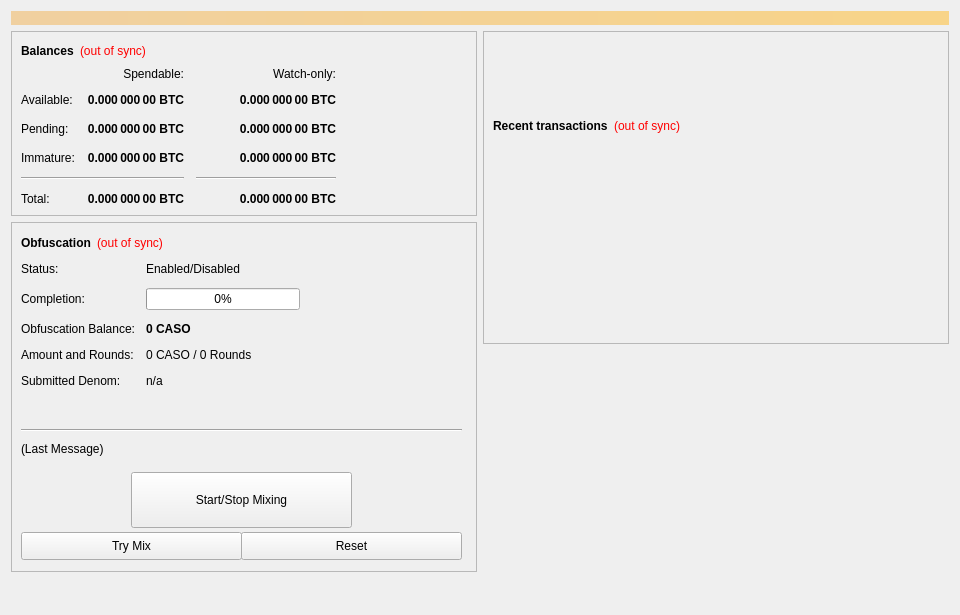
<?xml version="1.0" encoding="UTF-8"?>
<ui version="4.0">
 <class>OverviewPage</class>
 <widget class="QWidget" name="OverviewPage">
  <property name="geometry">
   <rect>
    <x>0</x>
    <y>0</y>
    <width>960</width>
    <height>615</height>
   </rect>
  </property>
  <property name="minimumSize">
   <size>
    <width>960</width>
    <height>0</height>
   </size>
  </property>
  <property name="windowTitle">
   <string>Form</string>
  </property>
  <layout class="QVBoxLayout" name="topLayout">
   <item>
    <widget class="QLabel" name="labelAlerts">
     <property name="visible">
      <bool>false</bool>
     </property>
     <property name="styleSheet">
      <string notr="true">background-color: qlineargradient(x1: 0, y1: 0, x2: 1, y2: 0, stop:0 #F0D0A0, stop:1 #F8D488); color:#000000;</string>
     </property>
     <property name="wordWrap">
      <bool>true</bool>
     </property>
     <property name="margin">
      <number>3</number>
     </property>
    </widget>
   </item>
   <item>
    <layout class="QHBoxLayout" name="horizontalLayout" stretch="1,1">
     <item>
      <layout class="QVBoxLayout" name="verticalLayout_2">
       <item>
        <widget class="QFrame" name="frame">
         <property name="frameShape">
          <enum>QFrame::StyledPanel</enum>
         </property>
         <property name="frameShadow">
          <enum>QFrame::Raised</enum>
         </property>
         <layout class="QVBoxLayout" name="verticalLayout_4">
          <item>
           <layout class="QHBoxLayout" name="horizontalLayout_4">
            <item>
             <widget class="QLabel" name="label_5">
              <property name="font">
               <font>
                <weight>75</weight>
                <bold>true</bold>
               </font>
              </property>
              <property name="text">
               <string>Balances</string>
              </property>
             </widget>
            </item>
            <item>
             <widget class="QLabel" name="labelWalletStatus">
              <property name="cursor">
               <cursorShape>WhatsThisCursor</cursorShape>
              </property>
              <property name="toolTip">
               <string>The displayed information may be out of date. Your wallet automatically synchronizes with the CasoCoin network after a connection is established, but this process has not completed yet.</string>
              </property>
              <property name="styleSheet">
               <string notr="true">QLabel { color: red; }</string>
              </property>
              <property name="text">
               <string notr="true">(out of sync)</string>
              </property>
              <property name="alignment">
               <set>Qt::AlignLeading|Qt::AlignLeft|Qt::AlignVCenter</set>
              </property>
             </widget>
            </item>
            <item>
             <spacer name="horizontalSpacer_3">
              <property name="orientation">
               <enum>Qt::Horizontal</enum>
              </property>
              <property name="sizeHint" stdset="0">
               <size>
                <width>40</width>
                <height>20</height>
               </size>
              </property>
             </spacer>
            </item>
           </layout>
          </item>
          <item>
           <layout class="QGridLayout" name="gridLayout">
            <property name="spacing">
             <number>12</number>
            </property>
            <item row="2" column="2">
             <widget class="QLabel" name="labelWatchPending">
              <property name="font">
               <font>
                <weight>75</weight>
                <bold>true</bold>
               </font>
              </property>
              <property name="cursor">
               <cursorShape>IBeamCursor</cursorShape>
              </property>
              <property name="toolTip">
               <string>Unconfirmed transactions to watch-only addresses</string>
              </property>
              <property name="text">
               <string notr="true">0.000 000 00 BTC</string>
              </property>
              <property name="alignment">
               <set>Qt::AlignRight|Qt::AlignTrailing|Qt::AlignVCenter</set>
              </property>
              <property name="textInteractionFlags">
               <set>Qt::LinksAccessibleByMouse|Qt::TextSelectableByKeyboard|Qt::TextSelectableByMouse</set>
              </property>
             </widget>
            </item>
            <item row="2" column="1">
             <widget class="QLabel" name="labelUnconfirmed">
              <property name="font">
               <font>
                <weight>75</weight>
                <bold>true</bold>
               </font>
              </property>
              <property name="cursor">
               <cursorShape>IBeamCursor</cursorShape>
              </property>
              <property name="toolTip">
               <string>Total of transactions that have yet to be confirmed, and do not yet count toward the spendable balance</string>
              </property>
              <property name="text">
               <string notr="true">0.000 000 00 BTC</string>
              </property>
              <property name="alignment">
               <set>Qt::AlignRight|Qt::AlignTrailing|Qt::AlignVCenter</set>
              </property>
              <property name="textInteractionFlags">
               <set>Qt::LinksAccessibleByMouse|Qt::TextSelectableByKeyboard|Qt::TextSelectableByMouse</set>
              </property>
             </widget>
            </item>
            <item row="3" column="2">
             <widget class="QLabel" name="labelWatchImmature">
              <property name="font">
               <font>
                <weight>75</weight>
                <bold>true</bold>
               </font>
              </property>
              <property name="cursor">
               <cursorShape>IBeamCursor</cursorShape>
              </property>
              <property name="toolTip">
               <string>Staked or masternode rewards in watch-only addresses that has not yet matured</string>
              </property>
              <property name="text">
               <string notr="true">0.000 000 00 BTC</string>
              </property>
              <property name="alignment">
               <set>Qt::AlignRight|Qt::AlignTrailing|Qt::AlignVCenter</set>
              </property>
              <property name="textInteractionFlags">
               <set>Qt::LinksAccessibleByMouse|Qt::TextSelectableByKeyboard|Qt::TextSelectableByMouse</set>
              </property>
             </widget>
            </item>
            <item row="4" column="0" colspan="2">
             <widget class="Line" name="lineSpendableBalance">
              <property name="orientation">
               <enum>Qt::Horizontal</enum>
              </property>
             </widget>
            </item>
            <item row="4" column="2">
             <widget class="Line" name="lineWatchBalance">
              <property name="sizePolicy">
               <sizepolicy hsizetype="Preferred" vsizetype="Fixed">
                <horstretch>0</horstretch>
                <verstretch>0</verstretch>
               </sizepolicy>
              </property>
              <property name="minimumSize">
               <size>
                <width>140</width>
                <height>0</height>
               </size>
              </property>
              <property name="orientation">
               <enum>Qt::Horizontal</enum>
              </property>
             </widget>
            </item>
            <item row="5" column="0">
             <widget class="QLabel" name="labelTotalText">
              <property name="text">
               <string>Total:</string>
              </property>
             </widget>
            </item>
            <item row="3" column="1">
             <widget class="QLabel" name="labelImmature">
              <property name="font">
               <font>
                <weight>75</weight>
                <bold>true</bold>
               </font>
              </property>
              <property name="cursor">
               <cursorShape>IBeamCursor</cursorShape>
              </property>
              <property name="toolTip">
               <string>Staked or masternode rewards that has not yet matured</string>
              </property>
              <property name="text">
               <string notr="true">0.000 000 00 BTC</string>
              </property>
              <property name="alignment">
               <set>Qt::AlignRight|Qt::AlignTrailing|Qt::AlignVCenter</set>
              </property>
              <property name="textInteractionFlags">
               <set>Qt::LinksAccessibleByMouse|Qt::TextSelectableByKeyboard|Qt::TextSelectableByMouse</set>
              </property>
             </widget>
            </item>
            <item row="2" column="3">
             <spacer name="horizontalSpacer_2">
              <property name="orientation">
               <enum>Qt::Horizontal</enum>
              </property>
              <property name="sizeHint" stdset="0">
               <size>
                <width>40</width>
                <height>20</height>
               </size>
              </property>
             </spacer>
            </item>
            <item row="3" column="0">
             <widget class="QLabel" name="labelImmatureText">
              <property name="text">
               <string>Immature:</string>
              </property>
             </widget>
            </item>
            <item row="5" column="1">
             <widget class="QLabel" name="labelTotal">
              <property name="font">
               <font>
                <weight>75</weight>
                <bold>true</bold>
               </font>
              </property>
              <property name="cursor">
               <cursorShape>IBeamCursor</cursorShape>
              </property>
              <property name="toolTip">
               <string>Your current total balance</string>
              </property>
              <property name="text">
               <string notr="true">0.000 000 00 BTC</string>
              </property>
              <property name="alignment">
               <set>Qt::AlignRight|Qt::AlignTrailing|Qt::AlignVCenter</set>
              </property>
              <property name="textInteractionFlags">
               <set>Qt::LinksAccessibleByMouse|Qt::TextSelectableByKeyboard|Qt::TextSelectableByMouse</set>
              </property>
             </widget>
            </item>
            <item row="5" column="2">
             <widget class="QLabel" name="labelWatchTotal">
              <property name="font">
               <font>
                <weight>75</weight>
                <bold>true</bold>
               </font>
              </property>
              <property name="cursor">
               <cursorShape>IBeamCursor</cursorShape>
              </property>
              <property name="toolTip">
               <string>Current total balance in watch-only addresses</string>
              </property>
              <property name="text">
               <string notr="true">0.000 000 00 BTC</string>
              </property>
              <property name="alignment">
               <set>Qt::AlignRight|Qt::AlignTrailing|Qt::AlignVCenter</set>
              </property>
              <property name="textInteractionFlags">
               <set>Qt::LinksAccessibleByMouse|Qt::TextSelectableByKeyboard|Qt::TextSelectableByMouse</set>
              </property>
             </widget>
            </item>
            <item row="0" column="2">
             <widget class="QLabel" name="labelWatchonly">
              <property name="text">
               <string>Watch-only:</string>
              </property>
              <property name="alignment">
               <set>Qt::AlignRight|Qt::AlignTrailing|Qt::AlignVCenter</set>
              </property>
             </widget>
            </item>
            <item row="1" column="0">
             <widget class="QLabel" name="labelBalanceText">
              <property name="text">
               <string>Available:</string>
              </property>
             </widget>
            </item>
            <item row="1" column="1">
             <widget class="QLabel" name="labelBalance">
              <property name="font">
               <font>
                <weight>75</weight>
                <bold>true</bold>
               </font>
              </property>
              <property name="cursor">
               <cursorShape>IBeamCursor</cursorShape>
              </property>
              <property name="toolTip">
               <string>Your current spendable balance</string>
              </property>
              <property name="text">
               <string notr="true">0.000 000 00 BTC</string>
              </property>
              <property name="alignment">
               <set>Qt::AlignRight|Qt::AlignTrailing|Qt::AlignVCenter</set>
              </property>
              <property name="textInteractionFlags">
               <set>Qt::LinksAccessibleByMouse|Qt::TextSelectableByKeyboard|Qt::TextSelectableByMouse</set>
              </property>
             </widget>
            </item>
            <item row="1" column="2">
             <widget class="QLabel" name="labelWatchAvailable">
              <property name="font">
               <font>
                <weight>75</weight>
                <bold>true</bold>
               </font>
              </property>
              <property name="cursor">
               <cursorShape>IBeamCursor</cursorShape>
              </property>
              <property name="toolTip">
               <string>Your current balance in watch-only addresses</string>
              </property>
              <property name="text">
               <string notr="true">0.000 000 00 BTC</string>
              </property>
              <property name="alignment">
               <set>Qt::AlignRight|Qt::AlignTrailing|Qt::AlignVCenter</set>
              </property>
              <property name="textInteractionFlags">
               <set>Qt::LinksAccessibleByMouse|Qt::TextSelectableByKeyboard|Qt::TextSelectableByMouse</set>
              </property>
             </widget>
            </item>
            <item row="2" column="0">
             <widget class="QLabel" name="labelPendingText">
              <property name="text">
               <string>Pending:</string>
              </property>
             </widget>
            </item>
            <item row="0" column="1">
             <widget class="QLabel" name="labelSpendable">
              <property name="text">
               <string>Spendable:</string>
              </property>
              <property name="alignment">
               <set>Qt::AlignRight|Qt::AlignTrailing|Qt::AlignVCenter</set>
              </property>
             </widget>
            </item>
           </layout>
          </item>
         </layout>
        </widget>
       </item>
       <item>
        <widget class="QFrame" name="frameObfuscation">
         <property name="minimumSize">
          <size>
           <width>0</width>
           <height>350</height>
          </size>
         </property>
         <property name="layoutDirection">
          <enum>Qt::LeftToRight</enum>
         </property>
         <property name="frameShape">
          <enum>QFrame::StyledPanel</enum>
         </property>
         <property name="frameShadow">
          <enum>QFrame::Raised</enum>
         </property>
         <widget class="QWidget" name="formLayoutWidget">
          <property name="geometry">
           <rect>
            <x>10</x>
            <y>40</y>
            <width>451</width>
            <height>161</height>
           </rect>
          </property>
          <layout class="QFormLayout" name="formLayout">
           <property name="fieldGrowthPolicy">
            <enum>QFormLayout::AllNonFixedFieldsGrow</enum>
           </property>
           <property name="horizontalSpacing">
            <number>11</number>
           </property>
           <property name="verticalSpacing">
            <number>12</number>
           </property>
           <item row="0" column="0">
            <widget class="QLabel" name="label_6">
             <property name="text">
              <string>Status:</string>
             </property>
            </widget>
           </item>
           <item row="1" column="0">
            <widget class="QLabel" name="label_7">
             <property name="text">
              <string>Completion:</string>
             </property>
            </widget>
           </item>
           <item row="1" column="1">
            <widget class="QProgressBar" name="obfuscationProgress">
             <property name="maximumSize">
              <size>
               <width>154</width>
               <height>16777215</height>
              </size>
             </property>
             <property name="value">
              <number>0</number>
             </property>
            </widget>
           </item>
           <item row="2" column="0">
            <widget class="QLabel" name="labelAnonymizedText">
             <property name="text">
              <string>Obfuscation Balance:</string>
             </property>
            </widget>
           </item>
           <item row="2" column="1">
            <widget class="QLabel" name="labelAnonymized">
             <property name="font">
              <font>
               <weight>75</weight>
               <bold>true</bold>
              </font>
             </property>
             <property name="text">
              <string notr="true">0 CASO</string>
             </property>
            </widget>
           </item>
           <item row="3" column="0">
            <widget class="QLabel" name="label_8">
             <property name="text">
              <string>Amount and Rounds:</string>
             </property>
            </widget>
           </item>
           <item row="3" column="1">
            <widget class="QLabel" name="labelAmountRounds">
             <property name="text">
              <string>0 CASO / 0 Rounds</string>
             </property>
            </widget>
           </item>
           <item row="4" column="0">
            <widget class="QLabel" name="label_9">
             <property name="text">
              <string>Submitted Denom:</string>
             </property>
            </widget>
           </item>
           <item row="4" column="1">
            <widget class="QLabel" name="labelSubmittedDenom">
             <property name="toolTip">
              <string>The denominations you submitted to the Masternode.&lt;br&gt;To mix, other users must submit the exact same denominations.</string>
             </property>
             <property name="text">
              <string>n/a</string>
             </property>
            </widget>
           </item>
           <item row="0" column="1">
            <widget class="QLabel" name="obfuscationEnabled">
             <property name="text">
              <string>Enabled/Disabled</string>
             </property>
            </widget>
           </item>
          </layout>
         </widget>
         <widget class="QPushButton" name="runAutoDenom">
          <property name="geometry">
           <rect>
            <x>251</x>
            <y>17</y>
            <width>1</width>
            <height>1</height>
           </rect>
          </property>
          <property name="palette">
           <palette>
            <active>
             <colorrole role="WindowText">
              <brush brushstyle="SolidPattern">
               <color alpha="255">
                <red>0</red>
                <green>0</green>
                <blue>0</blue>
               </color>
              </brush>
             </colorrole>
             <colorrole role="Button">
              <brush brushstyle="SolidPattern">
               <color alpha="255">
                <red>239</red>
                <green>238</green>
                <blue>238</blue>
               </color>
              </brush>
             </colorrole>
             <colorrole role="Light">
              <brush brushstyle="SolidPattern">
               <color alpha="255">
                <red>255</red>
                <green>255</green>
                <blue>255</blue>
               </color>
              </brush>
             </colorrole>
             <colorrole role="Midlight">
              <brush brushstyle="SolidPattern">
               <color alpha="255">
                <red>247</red>
                <green>246</green>
                <blue>246</blue>
               </color>
              </brush>
             </colorrole>
             <colorrole role="Dark">
              <brush brushstyle="SolidPattern">
               <color alpha="255">
                <red>119</red>
                <green>119</green>
                <blue>119</blue>
               </color>
              </brush>
             </colorrole>
             <colorrole role="Mid">
              <brush brushstyle="SolidPattern">
               <color alpha="255">
                <red>159</red>
                <green>159</green>
                <blue>159</blue>
               </color>
              </brush>
             </colorrole>
             <colorrole role="Text">
              <brush brushstyle="SolidPattern">
               <color alpha="255">
                <red>0</red>
                <green>0</green>
                <blue>0</blue>
               </color>
              </brush>
             </colorrole>
             <colorrole role="BrightText">
              <brush brushstyle="SolidPattern">
               <color alpha="255">
                <red>255</red>
                <green>255</green>
                <blue>255</blue>
               </color>
              </brush>
             </colorrole>
             <colorrole role="ButtonText">
              <brush brushstyle="SolidPattern">
               <color alpha="255">
                <red>0</red>
                <green>0</green>
                <blue>0</blue>
               </color>
              </brush>
             </colorrole>
             <colorrole role="Base">
              <brush brushstyle="SolidPattern">
               <color alpha="255">
                <red>255</red>
                <green>255</green>
                <blue>255</blue>
               </color>
              </brush>
             </colorrole>
             <colorrole role="Window">
              <brush brushstyle="SolidPattern">
               <color alpha="255">
                <red>239</red>
                <green>238</green>
                <blue>238</blue>
               </color>
              </brush>
             </colorrole>
             <colorrole role="Shadow">
              <brush brushstyle="SolidPattern">
               <color alpha="255">
                <red>0</red>
                <green>0</green>
                <blue>0</blue>
               </color>
              </brush>
             </colorrole>
             <colorrole role="AlternateBase">
              <brush brushstyle="SolidPattern">
               <color alpha="255">
                <red>247</red>
                <green>246</green>
                <blue>246</blue>
               </color>
              </brush>
             </colorrole>
             <colorrole role="ToolTipBase">
              <brush brushstyle="SolidPattern">
               <color alpha="255">
                <red>255</red>
                <green>255</green>
                <blue>220</blue>
               </color>
              </brush>
             </colorrole>
             <colorrole role="ToolTipText">
              <brush brushstyle="SolidPattern">
               <color alpha="255">
                <red>0</red>
                <green>0</green>
                <blue>0</blue>
               </color>
              </brush>
             </colorrole>
            </active>
            <inactive>
             <colorrole role="WindowText">
              <brush brushstyle="SolidPattern">
               <color alpha="255">
                <red>0</red>
                <green>0</green>
                <blue>0</blue>
               </color>
              </brush>
             </colorrole>
             <colorrole role="Button">
              <brush brushstyle="SolidPattern">
               <color alpha="255">
                <red>239</red>
                <green>238</green>
                <blue>238</blue>
               </color>
              </brush>
             </colorrole>
             <colorrole role="Light">
              <brush brushstyle="SolidPattern">
               <color alpha="255">
                <red>255</red>
                <green>255</green>
                <blue>255</blue>
               </color>
              </brush>
             </colorrole>
             <colorrole role="Midlight">
              <brush brushstyle="SolidPattern">
               <color alpha="255">
                <red>247</red>
                <green>246</green>
                <blue>246</blue>
               </color>
              </brush>
             </colorrole>
             <colorrole role="Dark">
              <brush brushstyle="SolidPattern">
               <color alpha="255">
                <red>119</red>
                <green>119</green>
                <blue>119</blue>
               </color>
              </brush>
             </colorrole>
             <colorrole role="Mid">
              <brush brushstyle="SolidPattern">
               <color alpha="255">
                <red>159</red>
                <green>159</green>
                <blue>159</blue>
               </color>
              </brush>
             </colorrole>
             <colorrole role="Text">
              <brush brushstyle="SolidPattern">
               <color alpha="255">
                <red>0</red>
                <green>0</green>
                <blue>0</blue>
               </color>
              </brush>
             </colorrole>
             <colorrole role="BrightText">
              <brush brushstyle="SolidPattern">
               <color alpha="255">
                <red>255</red>
                <green>255</green>
                <blue>255</blue>
               </color>
              </brush>
             </colorrole>
             <colorrole role="ButtonText">
              <brush brushstyle="SolidPattern">
               <color alpha="255">
                <red>0</red>
                <green>0</green>
                <blue>0</blue>
               </color>
              </brush>
             </colorrole>
             <colorrole role="Base">
              <brush brushstyle="SolidPattern">
               <color alpha="255">
                <red>255</red>
                <green>255</green>
                <blue>255</blue>
               </color>
              </brush>
             </colorrole>
             <colorrole role="Window">
              <brush brushstyle="SolidPattern">
               <color alpha="255">
                <red>239</red>
                <green>238</green>
                <blue>238</blue>
               </color>
              </brush>
             </colorrole>
             <colorrole role="Shadow">
              <brush brushstyle="SolidPattern">
               <color alpha="255">
                <red>0</red>
                <green>0</green>
                <blue>0</blue>
               </color>
              </brush>
             </colorrole>
             <colorrole role="AlternateBase">
              <brush brushstyle="SolidPattern">
               <color alpha="255">
                <red>247</red>
                <green>246</green>
                <blue>246</blue>
               </color>
              </brush>
             </colorrole>
             <colorrole role="ToolTipBase">
              <brush brushstyle="SolidPattern">
               <color alpha="255">
                <red>255</red>
                <green>255</green>
                <blue>220</blue>
               </color>
              </brush>
             </colorrole>
             <colorrole role="ToolTipText">
              <brush brushstyle="SolidPattern">
               <color alpha="255">
                <red>0</red>
                <green>0</green>
                <blue>0</blue>
               </color>
              </brush>
             </colorrole>
            </inactive>
            <disabled>
             <colorrole role="WindowText">
              <brush brushstyle="SolidPattern">
               <color alpha="255">
                <red>119</red>
                <green>119</green>
                <blue>119</blue>
               </color>
              </brush>
             </colorrole>
             <colorrole role="Button">
              <brush brushstyle="SolidPattern">
               <color alpha="255">
                <red>239</red>
                <green>238</green>
                <blue>238</blue>
               </color>
              </brush>
             </colorrole>
             <colorrole role="Light">
              <brush brushstyle="SolidPattern">
               <color alpha="255">
                <red>255</red>
                <green>255</green>
                <blue>255</blue>
               </color>
              </brush>
             </colorrole>
             <colorrole role="Midlight">
              <brush brushstyle="SolidPattern">
               <color alpha="255">
                <red>247</red>
                <green>246</green>
                <blue>246</blue>
               </color>
              </brush>
             </colorrole>
             <colorrole role="Dark">
              <brush brushstyle="SolidPattern">
               <color alpha="255">
                <red>119</red>
                <green>119</green>
                <blue>119</blue>
               </color>
              </brush>
             </colorrole>
             <colorrole role="Mid">
              <brush brushstyle="SolidPattern">
               <color alpha="255">
                <red>159</red>
                <green>159</green>
                <blue>159</blue>
               </color>
              </brush>
             </colorrole>
             <colorrole role="Text">
              <brush brushstyle="SolidPattern">
               <color alpha="255">
                <red>119</red>
                <green>119</green>
                <blue>119</blue>
               </color>
              </brush>
             </colorrole>
             <colorrole role="BrightText">
              <brush brushstyle="SolidPattern">
               <color alpha="255">
                <red>255</red>
                <green>255</green>
                <blue>255</blue>
               </color>
              </brush>
             </colorrole>
             <colorrole role="ButtonText">
              <brush brushstyle="SolidPattern">
               <color alpha="255">
                <red>119</red>
                <green>119</green>
                <blue>119</blue>
               </color>
              </brush>
             </colorrole>
             <colorrole role="Base">
              <brush brushstyle="SolidPattern">
               <color alpha="255">
                <red>239</red>
                <green>238</green>
                <blue>238</blue>
               </color>
              </brush>
             </colorrole>
             <colorrole role="Window">
              <brush brushstyle="SolidPattern">
               <color alpha="255">
                <red>239</red>
                <green>238</green>
                <blue>238</blue>
               </color>
              </brush>
             </colorrole>
             <colorrole role="Shadow">
              <brush brushstyle="SolidPattern">
               <color alpha="255">
                <red>0</red>
                <green>0</green>
                <blue>0</blue>
               </color>
              </brush>
             </colorrole>
             <colorrole role="AlternateBase">
              <brush brushstyle="SolidPattern">
               <color alpha="255">
                <red>239</red>
                <green>238</green>
                <blue>238</blue>
               </color>
              </brush>
             </colorrole>
             <colorrole role="ToolTipBase">
              <brush brushstyle="SolidPattern">
               <color alpha="255">
                <red>255</red>
                <green>255</green>
                <blue>220</blue>
               </color>
              </brush>
             </colorrole>
             <colorrole role="ToolTipText">
              <brush brushstyle="SolidPattern">
               <color alpha="255">
                <red>0</red>
                <green>0</green>
                <blue>0</blue>
               </color>
              </brush>
             </colorrole>
            </disabled>
           </palette>
          </property>
          <property name="focusPolicy">
           <enum>Qt::NoFocus</enum>
          </property>
          <property name="autoFillBackground">
           <bool>true</bool>
          </property>
          <property name="text">
           <string/>
          </property>
          <property name="flat">
           <bool>true</bool>
          </property>
         </widget>
         <widget class="QPushButton" name="toggleObfuscation">
          <property name="geometry">
           <rect>
            <x>120</x>
            <y>250</y>
            <width>221</width>
            <height>56</height>
           </rect>
          </property>
          <property name="sizePolicy">
           <sizepolicy hsizetype="MinimumExpanding" vsizetype="Fixed">
            <horstretch>0</horstretch>
            <verstretch>0</verstretch>
           </sizepolicy>
          </property>
          <property name="text">
           <string>Start/Stop Mixing</string>
          </property>
         </widget>
         <widget class="Line" name="lineLastMessage">
          <property name="geometry">
           <rect>
            <x>10</x>
            <y>200</y>
            <width>441</width>
            <height>16</height>
           </rect>
          </property>
          <property name="orientation">
           <enum>Qt::Horizontal</enum>
          </property>
         </widget>
         <widget class="QLabel" name="obfuscationStatus">
          <property name="geometry">
           <rect>
            <x>10</x>
            <y>220</y>
            <width>451</width>
            <height>61</height>
           </rect>
          </property>
          <property name="minimumSize">
           <size>
            <width>288</width>
            <height>43</height>
           </size>
          </property>
          <property name="text">
           <string>(Last Message)</string>
          </property>
          <property name="alignment">
           <set>Qt::AlignLeading|Qt::AlignLeft|Qt::AlignTop</set>
          </property>
          <property name="wordWrap">
           <bool>true</bool>
          </property>
         </widget>
         <widget class="QPushButton" name="obfuscationAuto">
          <property name="geometry">
           <rect>
            <x>10</x>
            <y>310</y>
            <width>221</width>
            <height>28</height>
           </rect>
          </property>
          <property name="sizePolicy">
           <sizepolicy hsizetype="MinimumExpanding" vsizetype="Fixed">
            <horstretch>0</horstretch>
            <verstretch>0</verstretch>
           </sizepolicy>
          </property>
          <property name="toolTip">
           <string>Try to manually submit a Obfuscation request.</string>
          </property>
          <property name="text">
           <string>Try Mix</string>
          </property>
         </widget>
         <widget class="QPushButton" name="obfuscationReset">
          <property name="geometry">
           <rect>
            <x>230</x>
            <y>310</y>
            <width>221</width>
            <height>28</height>
           </rect>
          </property>
          <property name="sizePolicy">
           <sizepolicy hsizetype="MinimumExpanding" vsizetype="Fixed">
            <horstretch>0</horstretch>
            <verstretch>0</verstretch>
           </sizepolicy>
          </property>
          <property name="toolTip">
           <string>Reset the current status of Obfuscation (can interrupt Obfuscation if it's in the process of Mixing, which can cost you money!)</string>
          </property>
          <property name="autoFillBackground">
           <bool>false</bool>
          </property>
          <property name="text">
           <string>Reset</string>
          </property>
         </widget>
         <widget class="QWidget" name="layoutWidget">
          <property name="geometry">
           <rect>
            <x>10</x>
            <y>10</y>
            <width>431</width>
            <height>22</height>
           </rect>
          </property>
          <layout class="QHBoxLayout" name="horizontalLayout_5">
           <item>
            <widget class="QLabel" name="label_2">
             <property name="font">
              <font>
               <weight>75</weight>
               <bold>true</bold>
              </font>
             </property>
             <property name="text">
              <string>Obfuscation</string>
             </property>
            </widget>
           </item>
           <item>
            <widget class="QLabel" name="labelObfuscationSyncStatus">
             <property name="toolTip">
              <string>The displayed information may be out of date. Your wallet automatically synchronizes with the CasoCoin network after a connection is established, but this process has not completed yet.</string>
             </property>
             <property name="styleSheet">
              <string notr="true">QLabel { color: red; }</string>
             </property>
             <property name="text">
              <string notr="true">(out of sync)</string>
             </property>
             <property name="alignment">
              <set>Qt::AlignLeading|Qt::AlignLeft|Qt::AlignVCenter</set>
             </property>
            </widget>
           </item>
           <item>
            <spacer name="horizontalSpacer_4">
             <property name="orientation">
              <enum>Qt::Horizontal</enum>
             </property>
             <property name="sizeHint" stdset="0">
              <size>
               <width>40</width>
               <height>20</height>
              </size>
             </property>
            </spacer>
           </item>
          </layout>
         </widget>
        </widget>
       </item>
       <item>
        <spacer name="verticalSpacer">
         <property name="orientation">
          <enum>Qt::Vertical</enum>
         </property>
         <property name="sizeHint" stdset="0">
          <size>
           <width>20</width>
           <height>40</height>
          </size>
         </property>
        </spacer>
       </item>
      </layout>
     </item>
     <item>
      <layout class="QVBoxLayout" name="verticalLayout_3">
       <item>
        <widget class="QFrame" name="frame_2">
         <property name="frameShape">
          <enum>QFrame::StyledPanel</enum>
         </property>
         <property name="frameShadow">
          <enum>QFrame::Raised</enum>
         </property>
         <layout class="QVBoxLayout" name="verticalLayout">
          <item>
           <spacer name="verticalSpacer_3">
            <property name="orientation">
             <enum>Qt::Vertical</enum>
            </property>
            <property name="sizeType">
             <enum>QSizePolicy::Fixed</enum>
            </property>
            <property name="sizeHint" stdset="0">
             <size>
              <width>20</width>
              <height>75</height>
             </size>
            </property>
           </spacer>
          </item>
          <item>
           <layout class="QHBoxLayout" name="horizontalLayout_2">
            <item>
             <widget class="QLabel" name="label_4">
              <property name="font">
               <font>
                <weight>75</weight>
                <bold>true</bold>
               </font>
              </property>
              <property name="text">
               <string>Recent transactions</string>
              </property>
             </widget>
            </item>
            <item>
             <widget class="QLabel" name="labelTransactionsStatus">
              <property name="cursor">
               <cursorShape>WhatsThisCursor</cursorShape>
              </property>
              <property name="toolTip">
               <string>The displayed information may be out of date. Your wallet automatically synchronizes with the CasoCoin network after a connection is established, but this process has not completed yet.</string>
              </property>
              <property name="styleSheet">
               <string notr="true">QLabel { color: red; }</string>
              </property>
              <property name="text">
               <string notr="true">(out of sync)</string>
              </property>
              <property name="alignment">
               <set>Qt::AlignRight|Qt::AlignTrailing|Qt::AlignVCenter</set>
              </property>
             </widget>
            </item>
            <item>
             <spacer name="horizontalSpacer">
              <property name="orientation">
               <enum>Qt::Horizontal</enum>
              </property>
              <property name="sizeHint" stdset="0">
               <size>
                <width>40</width>
                <height>20</height>
               </size>
              </property>
             </spacer>
            </item>
           </layout>
          </item>
          <item>
           <widget class="QListView" name="listTransactions">
            <property name="styleSheet">
             <string notr="true">QListView { background: transparent; }</string>
            </property>
            <property name="frameShape">
             <enum>QFrame::NoFrame</enum>
            </property>
            <property name="verticalScrollBarPolicy">
             <enum>Qt::ScrollBarAlwaysOff</enum>
            </property>
            <property name="horizontalScrollBarPolicy">
             <enum>Qt::ScrollBarAlwaysOff</enum>
            </property>
            <property name="selectionMode">
             <enum>QAbstractItemView::NoSelection</enum>
            </property>
           </widget>
          </item>
         </layout>
        </widget>
       </item>
       <item>
        <spacer name="verticalSpacer_2">
         <property name="orientation">
          <enum>Qt::Vertical</enum>
         </property>
         <property name="sizeType">
          <enum>QSizePolicy::Expanding</enum>
         </property>
         <property name="sizeHint" stdset="0">
          <size>
           <width>20</width>
           <height>40</height>
          </size>
         </property>
        </spacer>
       </item>
      </layout>
     </item>
    </layout>
   </item>
  </layout>
 </widget>
 <resources/>
 <connections/>
</ui>
